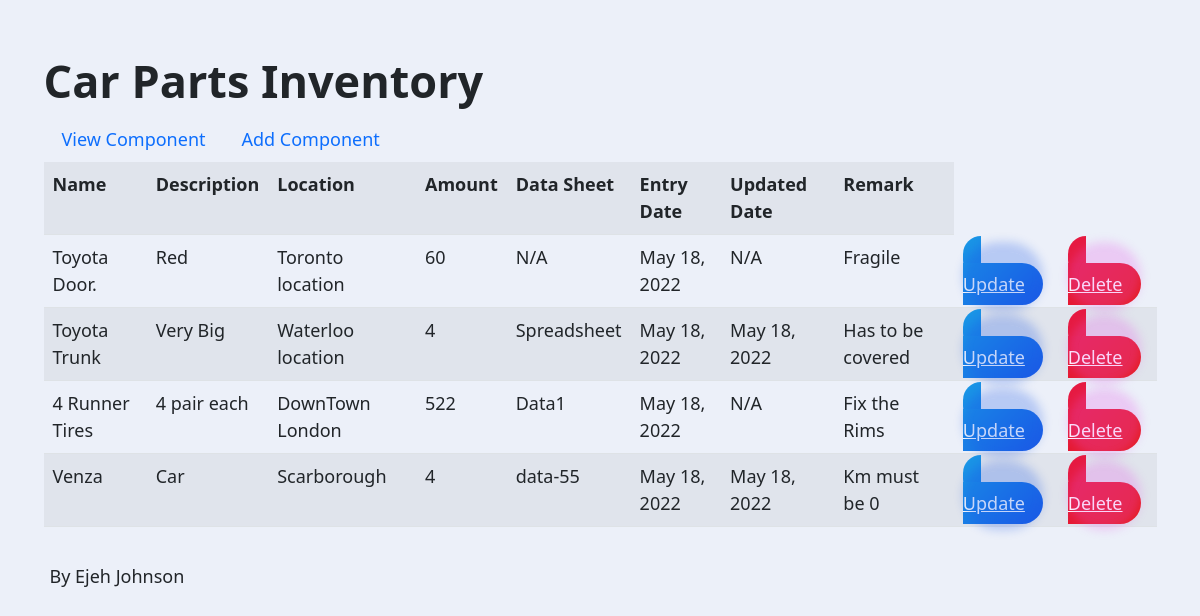
The page / on the database its author committed.
### main.py (models this page shows)
class Inventory(db.Model):
    id = db.Column(db.Integer, primary_key=True)
    name = db.Column(db.String(250), unique=True, nullable=False)
    entry_date = db.Column(db.String(250), nullable=False)
    updated_date = db.Column(db.String(250), nullable=False)
    description = db.Column(db.String(250), nullable=True)
    amount = db.Column(db.String(250), nullable=True)
    location = db.Column(db.String(250), nullable=True)
    remark = db.Column(db.String(250), nullable=True)
    data_sheet = db.Column(db.String(250), nullable=True)

### main.py (the view)
@app.route('/')
def home():
    form = EditForm()
    get_components = Inventory.query.all()
    return render_template('index.html', config=config, table_components=get_components,
                           column_header=column_header, form=form
                           )

### templates/index.html (shortened to what this page needs)
{% import "bootstrap/wtf.html" as wtf %}
{% import "bootstrap/wtf.html" as wtf %}
{% include 'inc/header.html' %}
<main class="flex-shrink-0">
    <div class="container">
        <div class="row">
            <div class="col">
                <table class="table table-striped">
                    <tr>
                        {% for column_head in column_header %}
                        <th>{{ column_head }}</th>
                        {% endfor %}
                    </tr>
                    {% for row in table_components %}
                    <tr>
                        <td> {{ row.name }}</td>
                        <td> {{ row.description }}</td>
                        <td> {{ row.location }}</td>
                        <td> {{ row.amount }}</td>
                        <td> {{ row.data_sheet }}</td>
                        <td> {{ row.entry_date }}</td>
                        <td> {{ row.updated_date }}</td>
                        <td> {{ row.remark }}</td>
                        <td>
                            <a href="{{ url_for('edit', id=row.id) }}" class="button">Update</a>
                        <td>
                            <a href="{{ url_for('delete', id=row.id) }}" class="button delete-button">Delete</a>
                        </td>
                        </td>
                    </tr>
                    {% endfor %}
                </table>
            </div>
        </div>
    </div>
</main>
{% include 'inc/footer.html' %}

### templates/inc/header.html (shortened to what this page needs)
<!DOCTYPE html>
<html lang="en">
<head>
    <link href="https://cdn.jsdelivr.net/npm/bootstrap@5.0.2/dist/css/bootstrap.min.css" rel="stylesheet">
    <link rel="stylesheet" type="text/css" href="static/css/style.css">
</head>
<body class="d-flex flex-column h-100">
        <div class="container ">
            <h1 class="mt-5"><strong>Car Parts Inventory</strong></h1>
            <ul class="nav">
                <li class="nav-item">
                    <a class="nav-link" href="{{url_for('home')}}">View Component</a>
                <li class="nav-item">
                    <a class="nav-link" href="{{ url_for('add_to_db') }}">Add Component</a>
                </li>
            </ul>
        </div>

### templates/inc/footer.html (shortened to what this page needs)
        <footer class="'footer mt-auto py-3 m-3 p-3">
            <div class="container">
                <p>By Ejeh Johnson</p>
            </div>
        </footer>
    </body>
</html>

### static/css/style.css (style rules this page uses)
*, *:before, *:after { box-sizing: border-box; }
html { font-size: 18px; line-height: 1.5; font-weight: 300; color: #333; font-family: "Nunito Sans", sans-serif; }
body { margin: 0; padding: 0; height: 100vh; background-color: #ecf0f9; background-attachment: fixed; }
.button { transform: translateZ(40px); cursor: pointer; -webkit-backface-visibility: hidden; backface-visibility: hidden; font-weight: bold; color: #fff; padding: 0.5em 1em; border-radius: 100px; font: inherit; background: linear-gradient(135deg, #1a9be6, #1a57e6); border: none; position: relative; transform-style: preserve-3d; transition: 300ms ease; }
.button:before { transition: 300ms ease; position: absolute; display: block; content: ''; transform: translateZ(-40px); -webkit-backface-visibility: hidden; backface-visibility: hidden; height: calc(100% - 20px); width: calc(100% - 20px); border-radius: 100px; left: 10px; top: 16px; box-shadow: 0 0 10px 10px rgba(26, 87, 230, 0.25); background-color: rgba(26, 87, 230, 0.25); }
.button.delete-button { background-color: rgba(230, 87, 230, 0.25); background: linear-gradient(135deg, #e61a46, #e61a1a); }
.button.delete-button:before { background-color: rgba(230, 87, 230, 0.25); box-shadow: 0 0 10px 10px rgba(230, 87, 230, 0.25); }

### rows shown on the page
Inventory: name "Toyota Door.", description "Red", location "Toronto location", amount "60", data_sheet "N/A", entry_date "May 18, 2022", updated_date "N/A", remark "Fragile"
Inventory: name "Toyota Trunk", description "Very Big", location "Waterloo location", amount "4", data_sheet "Spreadsheet", entry_date "May 18, 2022", updated_date "May 18, 2022", remark "Has to be covered"
Inventory: name "4 Runner Tires", description "4 pair each", location "DownTown London", amount "522", data_sheet "Data1", entry_date "May 18, 2022", updated_date "N/A", remark "Fix the Rims"
Inventory: name "Venza", description "Car", location "Scarborough", amount "4", data_sheet "data-55", entry_date "May 18, 2022", updated_date "May 18, 2022", remark "Km must be 0"

### other values the page prints
{{ column_head }} "Name" "Description" "Location" "Amount" "Data Sheet" "Entry Date" "Updated Date" "Remark"
